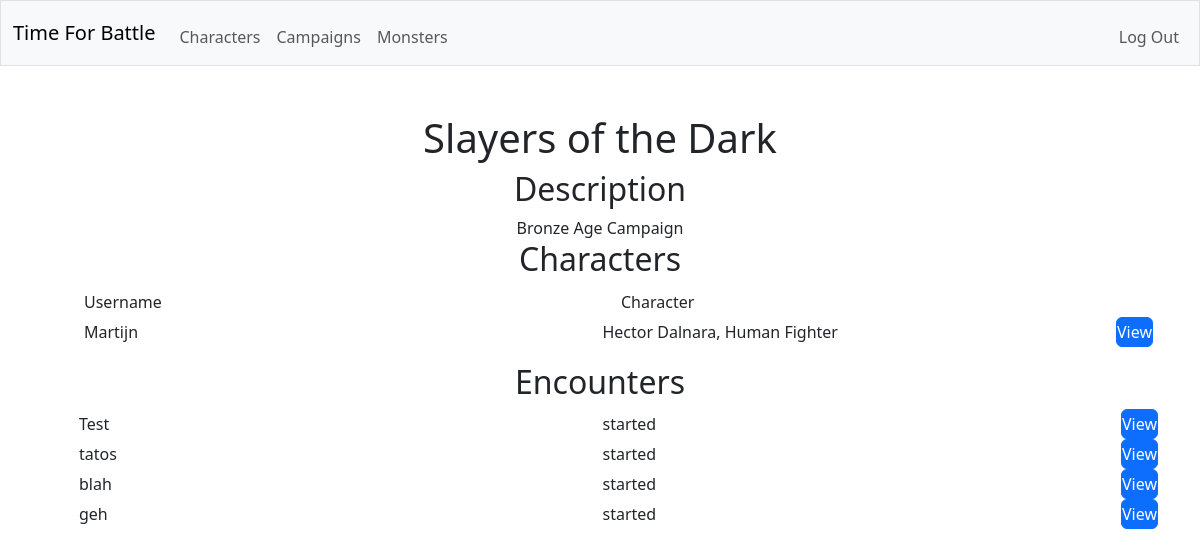
Screenshot of /campaign/1 (signed in) with the database file from the repository.
### tables this page shows
CREATE TABLE "campaigns" (id INTEGER PRIMARY KEY AUTOINCREMENT NOT NULL, dm_id INTEGER NOT NULL, name TEXT NOT NULL, description TEXT, FOREIGN KEY (dm_id) REFERENCES users(id));

CREATE TABLE characters (creature_id INTEGER NOT NULL, background TEXT NOT NULL, species TEXT NOT NULL, class TEXT NOT NULL,  prof_bonus INT NOT NULL, species_traits TEXT NOT NULL, feats TEXT NOT NULL, acrobatics INTEGER NOT NULL, animal_handling INTEGER NOT NULL, arcana INTEGER NOT NULL, athletics INTEGER NOT NULL, deception INTEGER NOT NULL, history INTEGER NOT NULL, insight INTEGER NOT NULL, intimidation INTEGER NOT NULL, investigation INTEGER NOT NULL, medicine INTEGER NOT NULL, nature INTEGER NOT NULL, perception INTEGER NOT NULL, performance INTEGER NOT NULL, persuasion INTEGER NOT NULL, religion INTEGER NOT NULL, sleight_of_hand INTEGER NOT NULL, stealth INTEGER NOT NULL, survival INTEGER NOT NULL, FOREIGN KEY (creature_id) REFERENCES creatures(id));

CREATE TABLE users (id INTEGER PRIMARY KEY AUTOINCREMENT NOT NULL, username TEXT NOT NULL, hash TEXT NOT NULL);

CREATE TABLE creatures (id INTEGER PRIMARY KEY NOT NULL, user_id INTEGER NOT NULL, is_player INTEGER NOT NULL, name TEXT NOT NULL, size TEXT NOT NULL, alignment TEXT NOT NULL, armor_class TEXT NOT NULL, max_hitpoints INTEGER NOT NULL, initiative_bonus INTEGER NOT NULL, speed TEXT NOT NULL, strength INTEGER NOT NULL, dexterity INTEGER NOT NULL, constitution INTEGER NOT NULL, intelligence INTEGER NOT NULL, wisdom INTEGER NOT NULL, charisma INTEGER NOT NULL, strength_save_bonus INTEGER NOT NULL, dexterity_save_bonus INTEGER NOT NULL, constitution_save_bonus INTEGER NOT NULL, intelligence_save_bonus INTEGER NOT NULL, wisdom_save_bonus INTEGER NOT NULL, charisma_save_bonus INTEGER NOT NULL, skills TEXT NOT NULL, senses TEXT NOT NULL, languages TEXT NOT NULL, traits TEXT NOT NULL, FOREIGN KEY (user_id) REFERENCES users(id));

CREATE TABLE encounters (id INTEGER PRIMARY KEY NOT NULL, campaign_id INTEGER NOT NULL, status TEXT NOT NULL, round_count INTEGER NOT NULL, turn_combatant_id INTEGER NOT NULL, name TEXT NOT NULL, FOREIGN KEY (campaign_id) REFERENCES campaigns(id));

### app.py (the view)
@app.route("/campaign/<campaign_id>")
@login_required
def view_campaign(campaign_id):
    with sqlite3.connect(database) as conn:
        conn.row_factory = sqlite3.Row
        cur = conn.cursor()
        cur.execute(
            "SELECT * FROM campaigns WHERE id = ?",
            (campaign_id,)
        )
        rows = [dict(row) for row in cur.fetchall()]
    if len(rows) != 1:
        return error("not found", 404)
    campaign = rows[0]
    with sqlite3.connect(database) as conn:
        conn.row_factory = sqlite3.Row
        cur = conn.cursor()
        cur.execute(
            "SELECT * FROM players JOIN characters ON players.creature_id = characters.creature_id JOIN creatures ON players.creature_id = creatures.id JOIN users ON creatures.user_id = users.id WHERE campaign_id = ?",
            (campaign_id,)
        )
        characters = [dict(row) for row in cur.fetchall()]
    with sqlite3.connect(database) as conn:
        conn.row_factory = sqlite3.Row
        cur = conn.cursor()
        cur.execute(
            "SELECT * FROM encounters WHERE campaign_id = ?",
            (campaign_id,)
        )
        encounters = [dict(row) for row in cur.fetchall()]
    with sqlite3.connect(database) as conn:
        conn.row_factory = sqlite3.Row
        cur = conn.cursor()
        cur.execute(
            "SELECT * FROM invitations JOIN users ON user_id = users.id WHERE campaign_id = ?",
            (campaign_id,)
        )
        invitations = [dict(row) for row in cur.fetchall()]
    return render_template("campaign.html", user=session["user_id"], campaign=campaign, characters=characters, encounters=encounters, invitations=invitations)

### helpers.py (called while the page is built)
def login_required(f):
    @wraps(f)
    def decorated_function(*args, **kwargs):
        if session.get("user_id") is None:
            return redirect("/login")
        return f(*args, **kwargs)
    return decorated_function

### templates/campaign.html (shortened to what this page needs)
{% extends "layout.html" %}
{% block main %}
    <h1>{{ campaign.name }}</h1>
    <h2>Description</h2>
    <label>{{ campaign.description }}</label>
    <h2>Characters</h2>
    <ul class="formtable">
        <li>
            <span>
                <label>Username</label>
                <label>Character</label>
            </span>
        </li>
        {% for character in characters %}
            <li>
                <span>
                    <label>{{ character.username }}</label>
                    <label>{{ character.name }}, {{ character.species }} {{ character.class }}</label>
                    <form action="/character/{{ character.creature_id }}" method="get">
                        <button class="btn btn-primary" type="submit">View</button>
                    </form>
                </span>
            </li>
        {% endfor %}
    </ul>
    <h2>Encounters</h2>
    <ul class="formtable">
        {% for encounter in encounters %}
            {% if campaign.dm_id == user or encounter.status != "closed" %}
                <li>
                    <label>{{ encounter.name }}</label>
                    <label>{{ encounter.status }}</label>
                    <form action="/encounter/{{ encounter.id }}" method="get">
                        <button class="btn btn-primary" type="submit">View</button>
                    </form>
                </li>
            {% endif %}
        {% endfor %}
    </ul>
{% endblock %}

### static/styles.css (style rules this page uses)
.formtable li { display: flex; padding: 0px; width: 100%; min-height: 30px; }
.formtable label { text-align: left; display: flex; align-items: center; width: 100%; height: 100%; padding: 0px 5px 0px 5px; min-height: 30px; }
.formtable span { display: flex; align-items: center; width: 100%; height: 100%; padding: 0px 5px 0px 5px; min-height: 30px; }
.formtable button { width: 100%; height: 100%; padding: 0px; min-height: 30px; }

### rows the page displays
campaigns: name "Slayers of the Dark", description "Bronze Age Campaign"
characters: username "Martijn", name "Hector Dalnara", species "Human", class "Fighter"
encounters: name "Test", status "started"
encounters: name "tatos", status "started"
encounters: name "blah", status "started"
encounters: name "geh", status "started"
